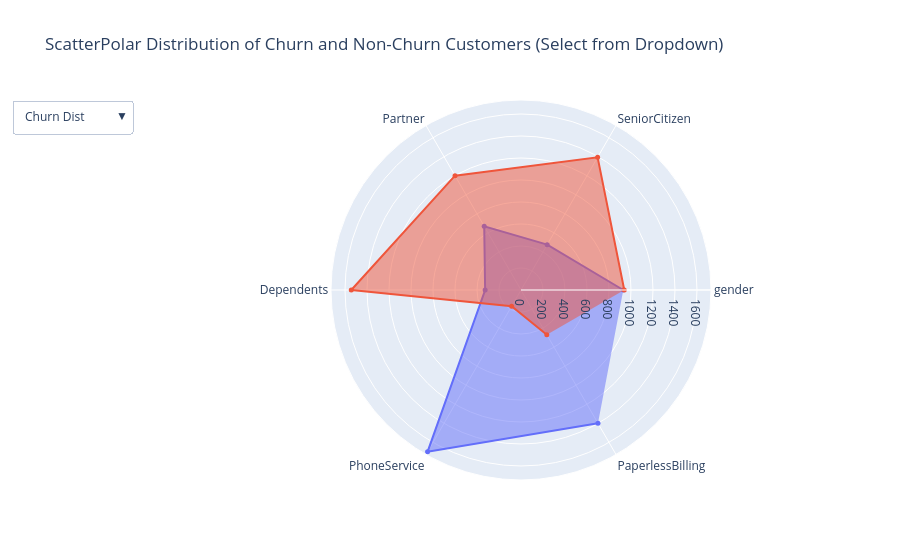

Notebook cell for this chart:
### Markdown cell above
<a id='7.3.1'></a>
###  7.3.1 Features With Cardinality = 2

### Code cell
plot_counting_distribution(2)

### Figure 1 — Plotly figure (JSON) as saved in the notebook; plotly's stock layout.template omitted (floating-point values rounded to 4 significant figures)
{"data": [{"fill": "toself", "marker": {"size": 5}, "mode": "markers+lines", "name": "Churn 1's", "r": [930, 476, 669, 326, 1699, 1400], "theta": ["gender", "SeniorCitizen", "Partner", "Dependents", "PhoneService", "PaperlessBilling"], "type": "scatterpolar", "visible": true}, {"fill": "toself", "marker": {"size": 5}, "mode": "markers+lines", "name": "Churn 0's", "r": [939, 1393, 1200, 1543, 170, 469], "theta": ["gender", "SeniorCitizen", "Partner", "Dependents", "PhoneService", "PaperlessBilling"], "type": "scatterpolar", "visible": true}, {"fill": "toself", "marker": {"size": 5}, "mode": "markers+lines", "name": "NoChurn 1's", "r": [2625, 666, 2733, 1784, 4662, 2771], "theta": ["gender", "SeniorCitizen", "Partner", "Dependents", "PhoneService", "PaperlessBilling"], "type": "scatterpolar", "visible": false}, {"fill": "toself", "marker": {"size": 5}, "mode": "markers+lines", "name": "NoChurn 0's", "r": [2549, 4508, 2441, 3390, 512, 2403], "theta": ["gender", "SeniorCitizen", "Partner", "Dependents", "PhoneService", "PaperlessBilling"], "type": "scatterpolar", "visible": false}], "layout": {"showlegend": false, "title": {"text": "ScatterPolar Distribution of Churn and Non-Churn Customers (Select from Dropdown)"}, "updatemenus": [{"active": 0, "buttons": [{"args": [{"visible": [true, true, false, false]}, {"title": "Customer Churn Binary Counting Distribution"}], "label": "Churn Dist", "method": "update"}, {"args": [{"visible": [false, false, true, true]}, {"title": "No Customer Churn Binary Counting Distribution"}], "label": "No-Churn Dist", "method": "update"}], "x": -0.15}]}}
